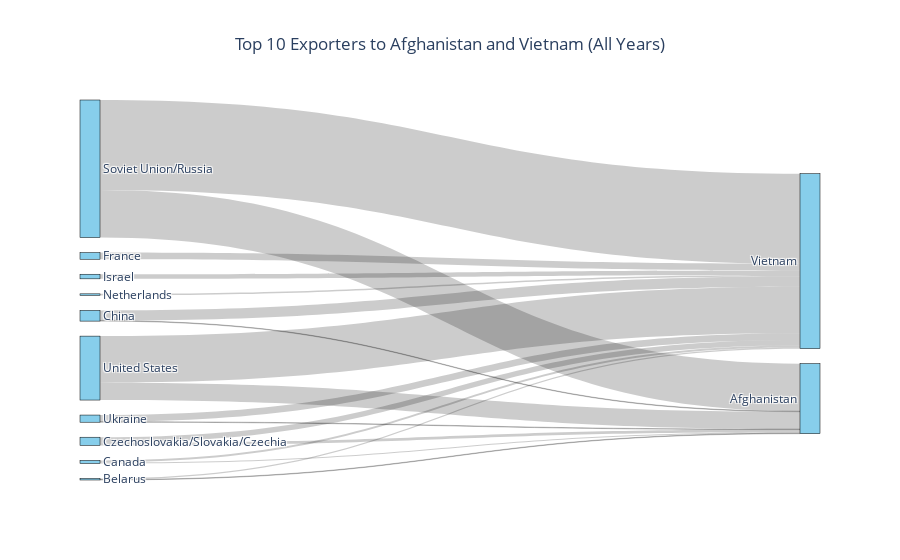

Here is the notebook cell this chart was saved with:
### Code cell
# https://plotly.com/python/sankey-diagram/

import plotly.graph_objects as go

data['Recipient'] = data['Recipient'].replace(['Viet Nam', 'South Vietnam'], 'Vietnam')

data['Supplier'] = data['Supplier'].replace(['Soviet Union', 'Russia'], 'Soviet Union/Russia')
data['Supplier'] = data['Supplier'].replace(['Slovakia', 'Czechia', 'Czechoslovakia'], 'Czechoslovakia/Slovakia/Czechia')

sankeydiagram = data[data['Recipient'].isin(['Afghanistan', 'Vietnam'])]

sankey_counts = (
    sankeydiagram.groupby(['Supplier', 'Recipient'])
    .size()
    .reset_index(name = 'Count')
)

top10sankey = (
    sankey_counts.groupby('Supplier')['Count']
    .sum()
    .sort_values(ascending = False)
    .head(10)
    .index
)

top10df = sankey_counts[sankey_counts['Supplier'].isin(top10sankey)]

exporters = top10df['Supplier'].unique().tolist()
recipients = top10df['Recipient'].unique().tolist()
nodes = exporters + recipients

nodeMap = {}
index = 0
for name in nodes:
    nodeMap[name] = index
    index += 1

sources = top10df['Supplier'].map(nodeMap).astype(int).tolist()
targets = top10df['Recipient'].map(nodeMap).astype(int).tolist()
values = top10df['Count'].astype(float).tolist()

fig = go.Figure(data = [go.Sankey(
    node = dict(
        pad = 15,
        thickness = 20,
        line = dict(color = "black", width = 0.5),
        label = nodes,
        color = "skyblue"
    ),
    link = dict(
        source = sources,
        target = targets,
        value = values
    ))])

fig.update_layout(
    title_text = "Top 10 Exporters to Afghanistan and Vietnam (All Years)",
    font_size = 12, 
    title_x = 0.5)

fig.show()

### Figure 1 — Plotly figure (JSON) as saved in the notebook; plotly's stock layout.template omitted (floating-point values rounded to 4 significant figures)
{"data": [{"link": {"source": [0, 0, 1, 1, 2, 2, 3, 3, 4, 5, 6, 7, 7, 8, 8, 9, 9], "target": [10, 11, 10, 11, 10, 11, 10, 11, 11, 11, 11, 10, 11, 10, 11, 10, 11], "value": [1, 2, 2, 4, 1, 20, 5, 11, 13, 9, 3, 93, 176, 1, 13, 34, 91]}, "node": {"color": "skyblue", "label": ["Belarus", "Canada", "China", "Czechoslovakia/Slovakia/Czechia", "France", "Israel", "Netherlands", "Soviet Union/Russia", "Ukraine", "United States", "Afghanistan", "Vietnam"], "line": {"color": "black", "width": 0.5}, "pad": 15, "thickness": 20}, "type": "sankey"}], "layout": {"font": {"size": 12}, "title": {"text": "Top 10 Exporters to Afghanistan and Vietnam (All Years)", "x": 0.5}}}
